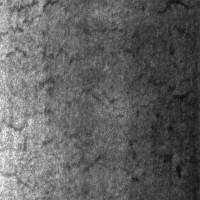
#> input picture NEU-DET/IMAGES/crazing/crazing_102.jpg, 200 x 200 px, found by its file name; its folder holds only this picture in this run
$ jupyter execute --allow-errors LLM_STEEL.ipynb   (older library calls are emulated)
#> lines starting #> are read from the running program, lines starting #| are printed output that depends on the picture; after the words box and inside, x2 and y2 are one past the last pixel; in counts of white or black regions, pixels touching at a corner belong together
[cell 1]
# ================================================================
# CELL 1 — SETUP
# ================================================================
import os, cv2, json, math, time, warnings
import numpy as np
import xml.etree.ElementTree as ET
import matplotlib.pyplot as plt
import matplotlib.patches as mpatches
from matplotlib.patches import Rectangle
from collections import Counter
from dotenv import load_dotenv
warnings.filterwarnings('ignore')

try:
    from skimage.feature import graycomatrix, graycoprops
    SKIMAGE_OK = True
except ImportError:
    SKIMAGE_OK = False
    print('skimage not found — GLCM features disabled')

from groq import Groq
import anthropic
load_dotenv()

# Initialize clients
groq_client = None
groq_key   = os.getenv('GROQ_API_KEY')

# Support up to 4 Claude (Anthropic) keys for higher throughput / redundancy
claude_clients = []  # list of tuples (name, client, api_key)
claude_key_primary = os.getenv('ANTHROPIC_API_KEY')
claude_key_1 = os.getenv('ANTHROPIC_API_KEY_1')
claude_key_2 = os.getenv('ANTHROPIC_API_KEY_2')
claude_key_3 = os.getenv('ANTHROPIC_API_KEY_3')
claude_key_4 = os.getenv('ANTHROPIC_API_KEY_4')

claude_keys = [
    ('Claude-Primary', claude_key_primary),
    ('Claude-1', claude_key_1),
    ('Claude-2', claude_key_2),
    ('Claude-3', claude_key_3),
    ('Claude-4', claude_key_4),
]

for key_name, key_val in claude_keys:
    if key_val:
        try:
            client = anthropic.Anthropic(api_key=key_val)
            claude_clients.append((key_name, client, key_val))
            print(f'✓ {key_name:<12} READY  ({key_val[:10]}...)')
        except Exception:
            print(f'✗ {key_name:<12} FAILED')
    else:
        print(f'✗ {key_name:<12} MISSING')

if Groq and groq_key:
    try:
        groq_client = Groq(api_key=groq_key)
        print(f'✓ Groq        READY  ({groq_key[:10]}...)')
    except Exception:
        print('✗ Groq        FAILED')
else:
    print('✗ Groq        NOT READY')

print('='*70)
print('  LLM STEEL DEFECT  —  TARGET: 95%+ ON ALL 1800 IMAGES')
print('='*70)

#> (the rest of this cell did not finish here and is left out)

[cell 2]
# ================================================================
# CELL 2 — CONFIGURATION
# ================================================================
CLASS_NAMES = ['crazing','inclusion','patches',
               'pitted_surface','rolled-in_scale','scratches']

BASE_PATH       = r'C:\Users\anmol\OneDrive\Desktop\Steel_Surface_Defect_NEU_DET-DATASET\NEU-DET'
IMAGES_DIR      = os.path.join(BASE_PATH, 'IMAGES')
ANNOTATIONS_DIR = os.path.join(BASE_PATH, 'ANNOTATIONS')
OUTPUT_DIR      = os.path.join(BASE_PATH, 'OUTPUT')
RESULTS_JSON    = os.path.join(OUTPUT_DIR, 'llm_results_all1800.json')
os.makedirs(OUTPUT_DIR, exist_ok=True)

IMG_SIZE     = 200
MODEL_NAME   = 'LLM_Steel_1800'
USE_LLM_AREA = True
SAVE_EVERY   = 50
PRINT_EVERY  = 100

DEFECT_COLORS = {
    'crazing':        '#FF6B6B',
    'inclusion':      '#4ECDC4',
    'patches':        '#45B7D1',
    'pitted_surface': '#96CEB4',
    'rolled-in_scale':'#FFEAA7',
    'scratches':      '#DDA0DD'
}
SOURCE_COLORS = {
    'xml_annotation':      '#00FF88',
    'llm_groq':            '#4FC3F7',
    'llm_claude':          '#FF8A65',
    'contour_detection':   '#FFA726',
    'full_image_fallback': '#EF5350'
}

print(f'IMAGES_DIR  : {IMAGES_DIR}')
print(f'ANNOTATIONS : {ANNOTATIONS_DIR}')
print(f'OUTPUT      : {OUTPUT_DIR}')

[cell 3]
# ================================================================
# CELL 3 — RICH FEATURE EXTRACTION
# ================================================================

def compute_glcm(gray_u8):
    if not SKIMAGE_OK:
        return {}
    try:
        g    = (gray_u8 // 32).astype(np.uint8)
        glcm = graycomatrix(g, [1], [0, np.pi/4, np.pi/2, 3*np.pi/4],
                            levels=8, symmetric=True, normed=True)
        return {
            'glcm_contrast':    round(float(np.mean(graycoprops(glcm,'contrast'))),    3),
            'glcm_homogeneity': round(float(np.mean(graycoprops(glcm,'homogeneity'))), 3),
            'glcm_energy':      round(float(np.mean(graycoprops(glcm,'energy'))),       3),
            'glcm_correlation': round(float(np.mean(graycoprops(glcm,'correlation'))),  3),
        }
    except Exception:
        return {}


def extract_rich_features(img_path, img_size=200):
#> called with img_size = 200
    img_bgr = cv2.imread(img_path)
#> img_bgr is the input picture: shape (200, 200, 3); min 13, max 255, mean 97
    if img_bgr is None:
        return None, None
    img_rgb = cv2.cvtColor(img_bgr, cv2.COLOR_BGR2RGB)
    img_res = cv2.resize(img_rgb, (img_size, img_size))
    gray    = cv2.cvtColor(img_res, cv2.COLOR_RGB2GRAY).astype(np.float32)
    gray_u8 = gray.astype(np.uint8)
    H, W    = gray.shape
    f = {}

    # Basic stats
    f['mean_intensity'] = round(float(np.mean(gray)), 2)
    f['std_intensity']  = round(float(np.std(gray)),  2)
    f['contrast']       = round(float(np.std(gray)/(np.mean(gray)+1e-5)), 3)
    p = np.histogram(gray_u8, bins=256, range=(0,256))[0].astype(float)
#> p = 256 values, max 477 at index 97, min 0 at index 0, mean 156.2
    p /= p.sum() + 1e-9
#> p = 256 values, max 0.0119 at index 97, min 0 at index 0, mean 0.00391
    p = p[p > 0]
#> p = 233 values, max 0.0119 at index 84, min 2.5e-05 at index 0, mean 0.00429
    f['entropy'] = round(float(-np.sum(p*np.log2(p))), 3)

    # Edges
    edges = cv2.Canny(gray_u8, 50, 150)
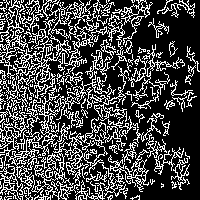
#> edges: shape (200, 200); 28.2% white in thin lines or dots
    # Fix for OpenCV 4.8.0 crash with float32 input
    gx = cv2.Sobel(gray_u8, cv2.CV_64F, 1, 0, ksize=3)
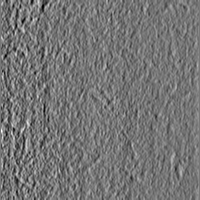
#> gx: shape (200, 200) float64; min -295, max 335, mean -5.2; drawn with min black and max white
    gy = cv2.Sobel(gray_u8, cv2.CV_64F, 0, 1, ksize=3)
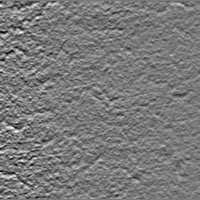
#> gy: shape (200, 200) float64; min -247, max 268, mean 0.2; drawn with min black and max white
    mag = np.sqrt(gx**2 + gy**2)
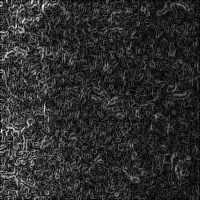
#> mag: shape (200, 200) float64; min 0, max 347.9, mean 61.5; drawn with min black and max white
    f['edge_density']    = round(float(np.sum(edges>0)/edges.size*100), 2)
    f['sobel_magnitude'] = round(float(np.mean(mag)), 3)
    f['laplacian_var']   = round(float(np.var(cv2.Laplacian(gray_u8,cv2.CV_64F))), 2)
    f['angle_variance']  = round(float(np.var(np.arctan2(gy, gx))), 3)
    h_e = np.sum(np.abs(gy)); v_e = np.sum(np.abs(gx)); tot = h_e+v_e+1e-5
#> after `h_e = np.sum(np.abs(gy))`: h_e = 1457350
#> after `v_e = np.sum(np.abs(gx))`: v_e = 1659996
#> after `tot = h_e + v_e + 1e-05`: tot = 3117346
    f['horizontal_edge_ratio'] = round(float(h_e/tot), 3)
    f['vertical_edge_ratio']   = round(float(v_e/tot), 3)

    # Morphological regions
    _, binary   = cv2.threshold(gray_u8, 0, 255, cv2.THRESH_OTSU)
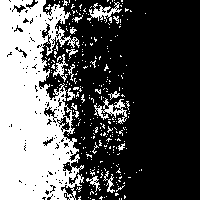
#> binary: shape (200, 200); 34.6% white; 296 white regions (280 under 20 px), largest, box (x1, y1, x2, y2) and area: (0, 0, 84, 200) 11779, (94, 98, 127, 124) 314, (87, 2, 122, 23) 264
    inv         = cv2.bitwise_not(binary)
    morphed     = cv2.morphologyEx(inv, cv2.MORPH_CLOSE, np.ones((3,3),np.uint8))
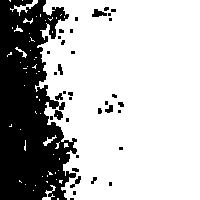
#> morphed: shape (200, 200); 71.8% white; 36 black regions (25 under 20 px)
    contours, _ = cv2.findContours(morphed, cv2.RETR_EXTERNAL, cv2.CHAIN_APPROX_SIMPLE)
#> contours = 57 contours, 52 with area under 20; largest, box (x1, y1, x2, y2) and area: (35, 0, 200, 200) 28436, (10, 0, 38, 16) 76, (42, 185, 56, 200) 36, (43, 135, 57, 146) 29, (15, 47, 27, 58) 21
    areas, circs, aspects, bboxes_raw = [], [], [], []
    for c in contours:
        a = cv2.contourArea(c)
        if a < 30: continue
        areas.append(a)
        p_len = cv2.arcLength(c, True)
        circs.append((4*np.pi*a)/(p_len**2) if p_len>0 else 0)
        x,y,bw,bh = cv2.boundingRect(c)
        bboxes_raw.append((x,y,bw,bh))
        aspects.append(max(bw,bh)/(min(bw,bh)+1e-5))
#> this loop made 57 passes
#> (c, a) on passes 1, 2, 4, 5, 6, 8, 9, 10: ([[57, 198], [57, 199], [58, 199], [58, 198]], 1), ([[33, 190]], 0), ([[35, 185]], 0), ([[25, 184]], 0), ([[46, 181], [47, 182], [47, 181]], 0.5), ([[19, 180], [19, 181], [20, 181], [21, 182]], 0.5), ([[56, 179]], 0), ([[42, 176]], 0)
#> after the loop, areas = [35.5, 28436, 75.5]; aspects = [1.07, 1.21, 1.75]; bboxes_raw = [(42, 185, 14, 15), (35, 0, 165, 200), (10, 0, 28, 16)]; circs = [0.0821, 0.329, 0.103]
    n = len(areas)
#> n = 3
    f['num_regions']      = n
    f['avg_area']         = round(float(np.mean(areas))  if n>0 else 0, 2)
    f['max_area']         = round(float(np.max(areas))   if n>0 else 0, 2)
    f['total_defect_pct'] = round(float(np.sum(areas)/(H*W)*100) if n>0 else 0, 2)
    f['avg_circularity']  = round(float(np.mean(circs))  if n>0 else 0, 3)
    f['min_circularity']  = round(float(np.min(circs))   if n>0 else 0, 3)
    f['avg_aspect_ratio'] = round(float(np.mean(aspects)) if n>0 else 1, 2)
    f['max_aspect_ratio'] = round(float(np.max(aspects))  if n>0 else 1, 2)
    bins = [0,0,0,0]
    for a in areas:
        if   a < 100:  bins[0]+=1
        elif a < 500:  bins[1]+=1
        elif a < 3000: bins[2]+=1
        else:          bins[3]+=1
#> this loop made 3 passes
#> a on passes 1 to 3: 35.5, 28436, 75.5
#> after the loop, bins = [2, 0, 0, 1]
    f['regions_tiny']=bins[0]; f['regions_small']=bins[1]
    f['regions_medium']=bins[2]; f['regions_large']=bins[3]

    # Quadrant
    q1,q2=gray[:H//2,:W//2],gray[:H//2,W//2:]
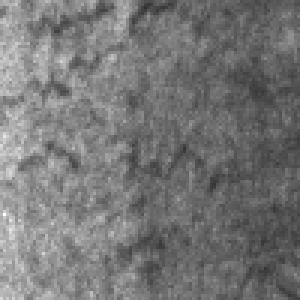
#> q1: shape (100, 100) float32 (shown 3 times larger); min 49, max 255, mean 117.9
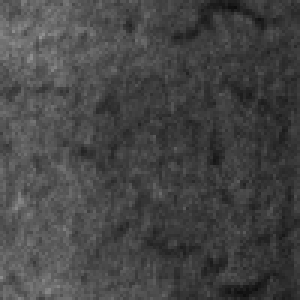
#> q2: shape (100, 100) float32 (shown 3 times larger); min 13, max 147, mean 69
    q3,q4=gray[H//2:,:W//2],gray[H//2:,W//2:]
#> (the rest of the program and of its run is left out)
